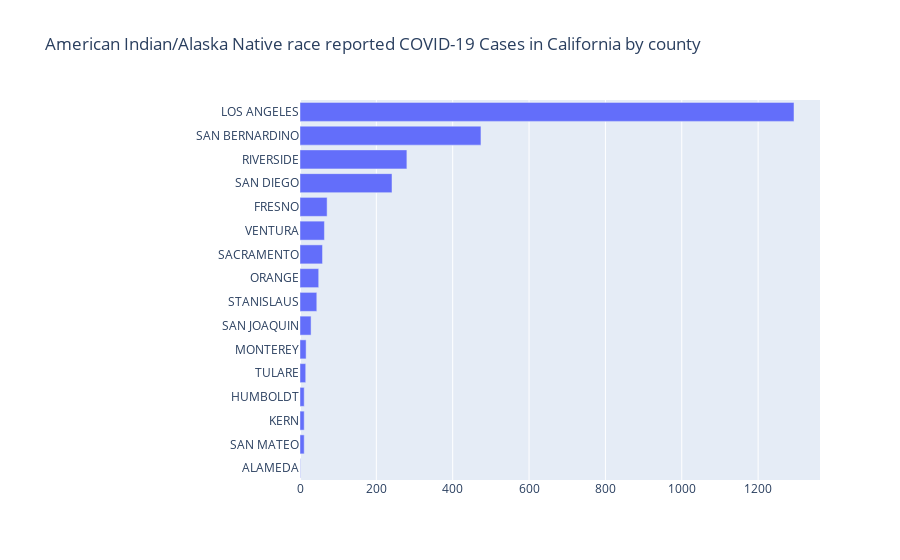
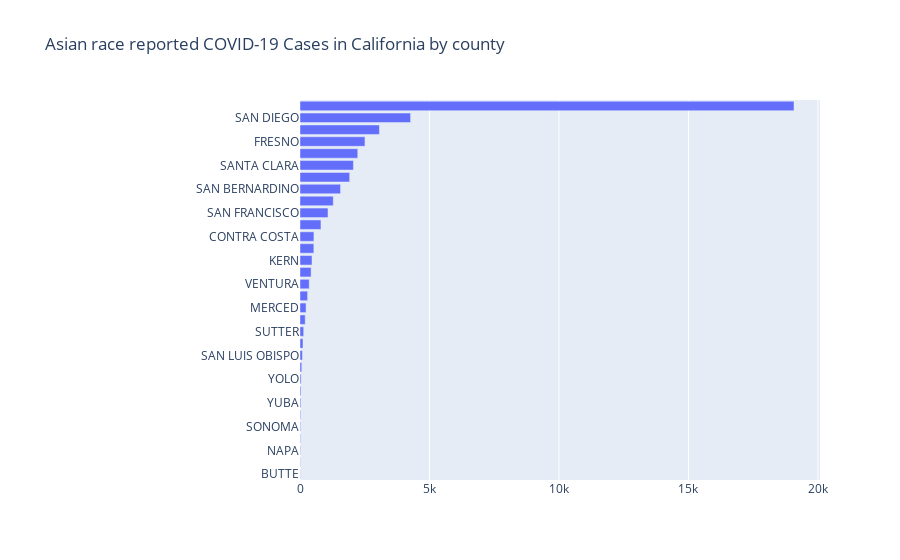
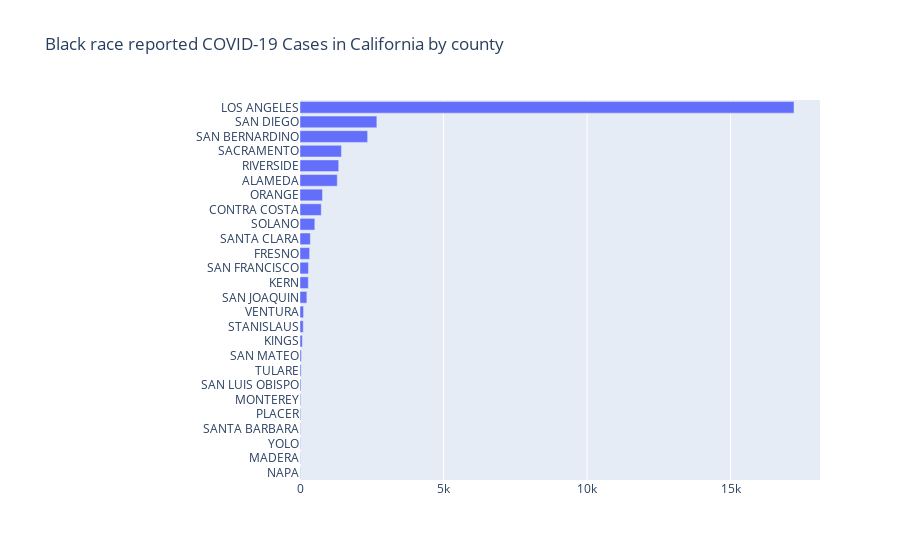
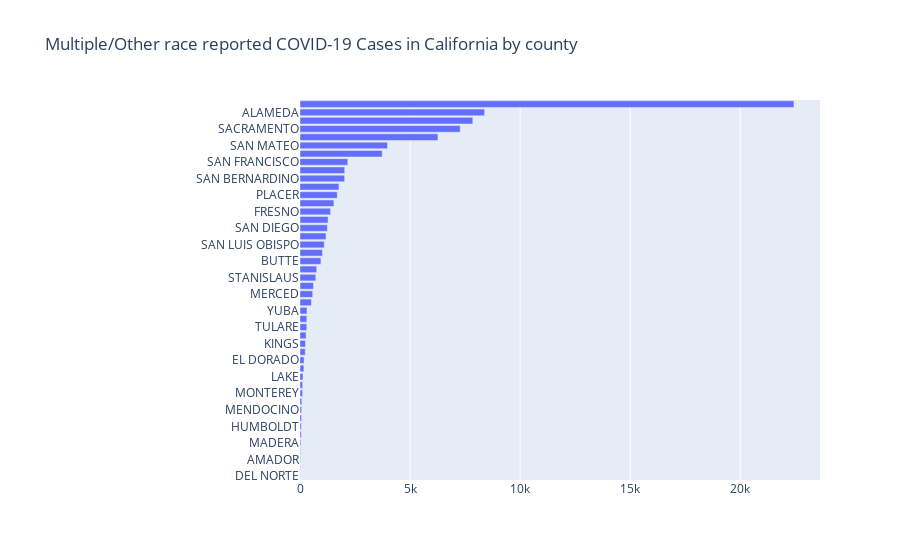

Notebook source saved alongside these figures, in order:
### Code cell
# collect the cases by race and by county. 
# Lets use the race as the key in a dictionary to store the results
race_df_dic = dict()
ignore_values =['NA','Unknown','Missing'] # list of race values to ignore
race_values.sort()
for race in race_values:
    if race not in ignore_values:
        ''' below an example on how to get all the cases where the race was White:
            df[df["race"] == "White"] 
        '''
        race_df_dic[race] = df[df['race'] == race]
# get the number of cases by race by county
race_bycounty_dic = dict()

for race in race_df_dic.keys():
    # count the number of cases for each race and create a dataframe with the results we can graph 
    race_bycounty_dic[race] = pd.DataFrame({'race': pd.concat([race_df_dic[race].county]).value_counts()})
    # remove any 'NA' county
    race_bycounty_dic[race] = race_bycounty_dic[race][race_bycounty_dic[race].index != "NA"]
    # sort the results in ascending order by the number of cases
    race_bycounty_dic[race] = race_bycounty_dic[race].sort_values(by='race',ascending=True)
    # create the data for the grap
    data = [go.Bar(
                y = race_bycounty_dic[race].index,
                x = race_bycounty_dic[race].race,
                orientation='h'
            )]
    # now create our figure layout
    layout = go.Layout(
            height = 1000,
            margin=go.layout.Margin(l=300),
            title = "%s race reported COVID-19 Cases in California by county" % (race)
            )
    # create a figure object
    fig = go.Figure(data=data,layout=layout)
    py.iplot(fig)

### Figure 1 — Plotly figure (JSON) as saved in the notebook; plotly's stock layout.template omitted (floating-point values rounded to 4 significant figures)
{"data": [{"orientation": "h", "type": "bar", "x": [1, 11, 11, 11, 15, 16, 29, 44, 49, 59, 64, 71, 241, 280, 474, 1294], "y": ["ALAMEDA", "SAN MATEO", "KERN", "HUMBOLDT", "TULARE", "MONTEREY", "SAN JOAQUIN", "STANISLAUS", "ORANGE", "SACRAMENTO", "VENTURA", "FRESNO", "SAN DIEGO", "RIVERSIDE", "SAN BERNARDINO", "LOS ANGELES"]}], "layout": {"autosize": true, "margin": {"l": 300}, "title": {"text": "American Indian/Alaska Native race reported COVID-19 Cases in California by county"}, "xaxis": {"autorange": true, "range": [0, 1362.0], "type": "linear"}, "yaxis": {"autorange": true, "range": [-0.5, 15.5], "type": "category"}}}

### Figure 2 — Plotly figure (JSON) as saved in the notebook; plotly's stock layout.template omitted (floating-point values rounded to 4 significant figures)
{"data": [{"orientation": "h", "type": "bar", "x": [11, 15, 19, 22, 23, 25, 33, 36, 42, 68, 93, 117, 142, 201, 234, 293, 356, 429, 464, 535, 538, 809, 1081, 1284, 1566, 1918, 2063, 2231, 2509, 3066, 4271, 19076], "y": ["BUTTE", "MARIN", "NAPA", "SANTA BARBARA", "SONOMA", "SANTA CRUZ", "YUBA", "EL DORADO", "YOLO", "MONTEREY", "SAN LUIS OBISPO", "TULARE", "SUTTER", "PLACER", "MERCED", "STANISLAUS", "VENTURA", "SOLANO", "KERN", "SAN MATEO", "CONTRA COSTA", "SAN JOAQUIN", "SAN FRANCISCO", "RIVERSIDE", "SAN BERNARDINO", "ALAMEDA", "SANTA CLARA", "SACRAMENTO", "FRESNO", "ORANGE", "SAN DIEGO", "LOS ANGELES"]}], "layout": {"autosize": true, "margin": {"l": 300}, "title": {"text": "Asian race reported COVID-19 Cases in California by county"}, "xaxis": {"autorange": true, "range": [0, 20080], "type": "linear"}, "yaxis": {"autorange": true, "range": [-0.5, 31.5], "type": "category"}}}

### Figure 3 — Plotly figure (JSON) as saved in the notebook; plotly's stock layout.template omitted (floating-point values rounded to 4 significant figures)
{"data": [{"orientation": "h", "type": "bar", "x": [12, 12, 14, 15, 23, 25, 33, 39, 48, 82, 113, 124, 239, 290, 294, 335, 360, 516, 741, 784, 1298, 1349, 1443, 2356, 2677, 17209], "y": ["NAPA", "MADERA", "YOLO", "SANTA BARBARA", "PLACER", "MONTEREY", "SAN LUIS OBISPO", "TULARE", "SAN MATEO", "KINGS", "STANISLAUS", "VENTURA", "SAN JOAQUIN", "KERN", "SAN FRANCISCO", "FRESNO", "SANTA CLARA", "SOLANO", "CONTRA COSTA", "ORANGE", "ALAMEDA", "RIVERSIDE", "SACRAMENTO", "SAN BERNARDINO", "SAN DIEGO", "LOS ANGELES"]}], "layout": {"autosize": true, "margin": {"l": 300}, "title": {"text": "Black race reported COVID-19 Cases in California by county"}, "xaxis": {"autorange": true, "range": [0, 18110.0], "type": "linear"}, "yaxis": {"autorange": true, "range": [-0.5, 25.5], "type": "category"}}}

### Figure 4 — Plotly figure (JSON) as saved in the notebook; plotly's stock layout.template omitted (floating-point values rounded to 4 significant figures)
{"data": [{"orientation": "h", "type": "bar", "x": [12, 19, 22, 28, 42, 58, 59, 72, 74, 82, 117, 120, 137, 178, 185, 239, 251, 277, 308, 309, 319, 520, 577, 613, 718, 759, 951, 1022, 1103, 1181, 1245, 1277, 1389, 1539, 1694, 1769, 2029, 2032, 2173, 3736, 3977, 6267, 7276, 7851, 8387, 22441], "y": ["DEL NORTE", "SAN BENITO", "AMADOR", "SISKIYOU", "MADERA", "LASSEN", "HUMBOLDT", "NAPA", "MENDOCINO", "TEHAMA", "MONTEREY", "NEVADA", "LAKE", "TUOLUMNE", "EL DORADO", "SUTTER", "KINGS", "SANTA CRUZ", "TULARE", "SANTA BARBARA", "YUBA", "SONOMA", "MERCED", "SHASTA", "STANISLAUS", "VENTURA", "BUTTE", "SAN JOAQUIN", "SAN LUIS OBISPO", "CONTRA COSTA", "SAN DIEGO", "MARIN", "FRESNO", "YOLO", "PLACER", "SOLANO", "SAN BERNARDINO", "KERN", "SAN FRANCISCO", "SANTA CLARA", "SAN MATEO", "ORANGE", "SACRAMENTO", "RIVERSIDE", "ALAMEDA", "LOS ANGELES"]}], "layout": {"autosize": true, "margin": {"l": 300}, "title": {"text": "Multiple/Other race reported COVID-19 Cases in California by county"}, "xaxis": {"autorange": true, "range": [0, 23620.0], "type": "linear"}, "yaxis": {"autorange": true, "range": [-0.5, 45.5], "type": "category"}}}
